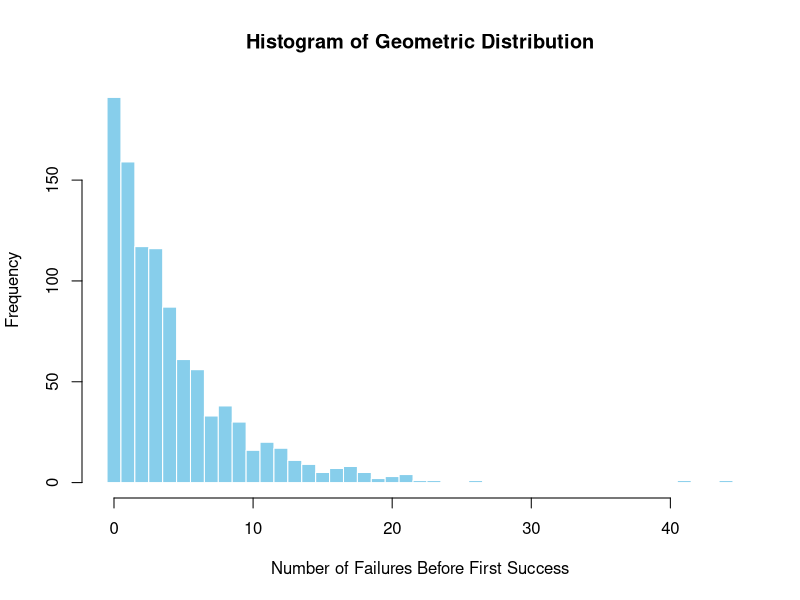

The R script that drew this image:
## ---- chunk 1
#Set the probability of success
p <- 0.2

#Generate 1000 random variables from the geometric distribution
observe <- 1000
result <- rgeom(n = observe, prob = p)

#Basic statistics
mean_x <- mean(result)
var_x <- var(result)
sd_x <- sd(result)

#Print the results
cat("• Number of trials required to achieve first success:\n")
cat(sprintf("• Mean (in 2 decimal places): %.2f\n", mean_x))
cat(sprintf("• Variance (in 2 decimal places): %.2f\n", var_x))
cat(sprintf("• Standard deviation (in 2 decimal places): %.2f\n", sd_x))

#Plot the histogram of the results
hist(result, 
     breaks = seq(-0.5, max(result) + 0.5, by = 1),
     col = "skyblue", 
     border = "white",
     main = "Histogram of Geometric Distribution",
     xlab = "Number of Failures Before First Success",
     ylab = "Frequency")
## ---- chunk 2
# sample of 10 is selected from a box of 40
N1 <- 40
m1 <- N1 * 0.10  # 4 defective chips
n1 <- N1 - m1    # 36 good chips
k1 <- 10         # sample size

# P(X > 1) = 1 - P(X <= 1)
prob_box_40 <- phyper(q = 1, m = m1, n = n1, k = k1, lower.tail = FALSE)

# sample of 10 is selected from a box of 5000.
N2 <- 5000
m2 <- N2 * 0.10  # 500 defective chips
n2 <- N2 - m2    # 4500 good chips
k2 <- 10         # sample size

prob_box_5000 <- phyper(q = 1, m = m2, n = n2, k = k2, lower.tail = FALSE)
